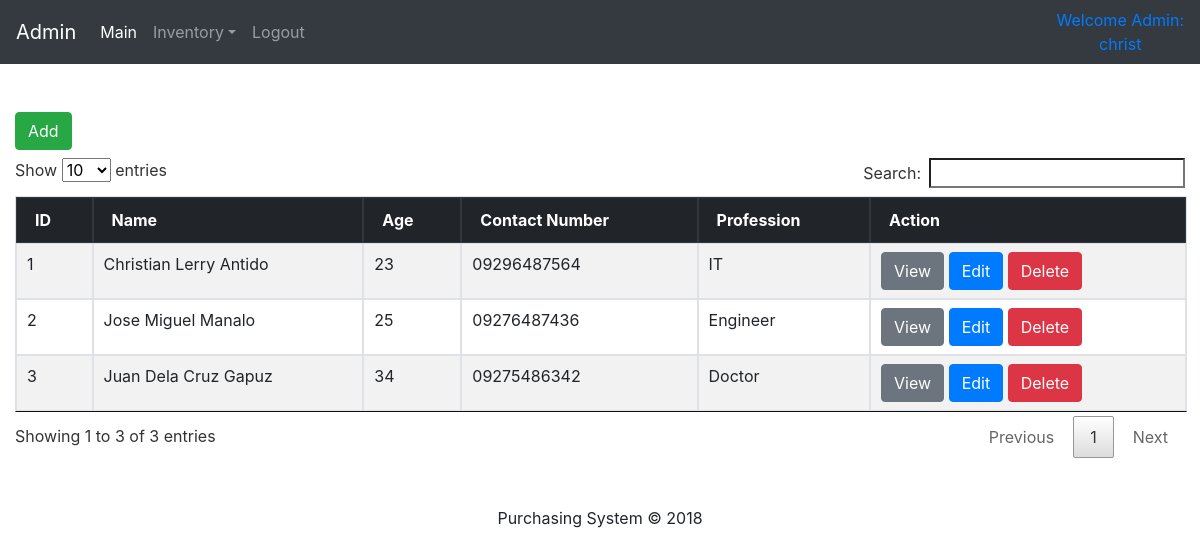
/admin/main.php?login=success (signed in), run on an earlier commit of the app's database.
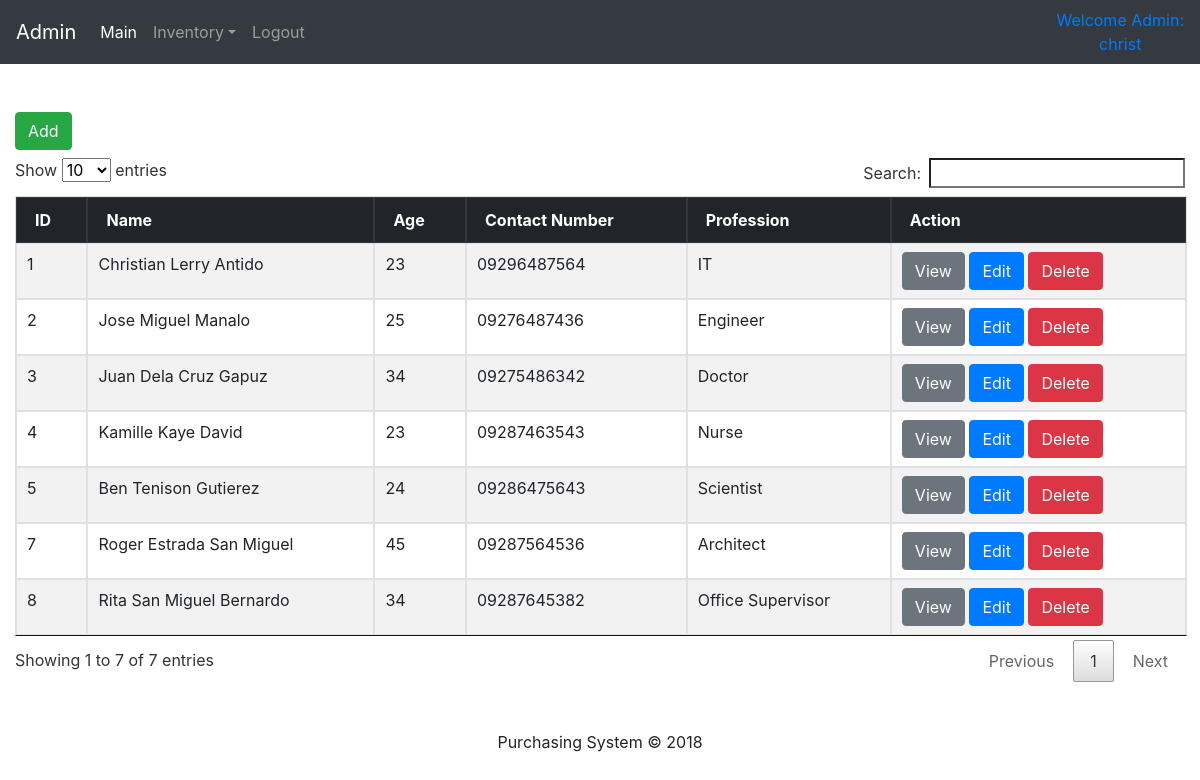
And on a later commit of the database.
### tables this page shows
CREATE TABLE `users` (
  `user_id` int(11) NOT NULL,
  `first_name` varchar(45) NOT NULL,
  `middle_name` varchar(45) DEFAULT NULL,
  `last_name` varchar(45) NOT NULL,
  `age` int(11) NOT NULL,
  `gender` varchar(45) NOT NULL,
  `contact_number` varchar(45) NOT NULL,
  `home_address` varchar(45) NOT NULL,
  `profession` varchar(45) NOT NULL,
  `createdDate` datetime DEFAULT NULL,
  `updatedDate` datetime DEFAULT NULL
);

### admin/main.php (the view, shortened to what this page needs)
<?php
	include '../db_connection/config.php';
?>
<!DOCTYPE html>
<html>
<head>
	<link rel="stylesheet" type="text/css" href="../assets/css/bootstrap.css">
	<link rel="stylesheet" type="text/css" href="../assets/css/style.css">
	<link rel="stylesheet" type="text/css" href="../assets/css/datatables.css">
</head>
<body>
	<header>
		<nav class="navbar navbar-expand-lg navbar-dark bg-dark">
			<a class="navbar-brand" href="main.php">Admin</a>
			<div class="collapse navbar-collapse">
				<ul class="navbar-nav">
					<li class="nav-item">
						<a class="nav-link active" href="main.php">Main</a>
					</li>
					<li class="nav-item dropdown">
						<a class="nav-link dropdown-toggle" href="#" id="inventoryDropdownMenuLink" data-toggle="dropdown">Inventory</a>
					</li>
					<li class="nav-item">
						<a class="nav-link" href="model/logout.php">Logout</a>
					</li>
				</ul>
			</div>
			<span class="text-primary">Welcome Admin: <br/><center><?php echo $_SESSION['user']; ?></center></span>
		</nav>
	</header>
	<main>
		<div class="container-fluid mt-5">
			<?php
				$sql = "SELECT * FROM users";
				$result = mysqli_query($conn, $sql);
			?>
			<a class="btn btn-success mb-2" data-toggle="modal" href="#addAccountModal">Add</a>
			<table class="table table-striped table-bordered" id="adminDashboardTable">
				<thead class="thead-dark">
					<tr>
						<th>ID</th>
						<th>Name</th>
						<th>Age</th>
						<th>Contact Number</th>
						<th>Profession</th>
						<th>Action</th>
					</tr>
				</thead>
				<tbody>
				<?php while($row = $result->fetch_assoc()){ ?>
					<tr>
						<td><?php echo $row['user_id']; ?></td>
						<td><?php echo $row['first_name'] .' '. $row['middle_name'] .' '. $row['last_name']; ?></td>
						<td><?php echo $row['age']; ?></td>
						<td><?php echo $row['contact_number']; ?></td>
						<td><?php echo $row['profession']; ?></td>
						<td>
							<a class="btn btn-secondary" data-toggle="modal" href="#viewModal" data-id="<?php echo $row['user_id']; ?>">View</a>
							<a class="btn btn-primary" href="edit_user.php?edit=<?php echo $row['user_id']; ?>">Edit</a>
							<a class="btn btn-danger" onclick="return confirm('Are you sure ?');" href="model/delete.php?delete=<?php echo $row['user_id']; ?>">Delete</a>
						</td>
					</tr>
				<?php } ?>
				</tbody>
			</table>
		</div>
	</main>
	<footer class="footer mt-5">
		<?php include '../includes/footer.php'; ?>
	</footer>
</body>
</html>

What changed in the data, as far as the page shows it:
added users: user_id "4", first_name "Kamille", middle_name "Kaye", last_name "David", age "23", contact_number "09287463543", profession "Nurse"
added users: user_id "5", first_name "Ben", middle_name "Tenison", last_name "Gutierez", age "24", contact_number "09286475643", profession "Scientist"
added users: user_id "7", first_name "Roger", middle_name "Estrada", last_name "San Miguel", age "45", contact_number "09287564536", profession "Architect"
added users: user_id "8", first_name "Rita", middle_name "San Miguel", last_name "Bernardo", age "34", contact_number "09287645382", profession "Office Supervisor"
Also different on the page:
text written by a page script: "Show entries Search: Showing 1 to 3 of 3 entries Previous 1 Next" → "Show entries Search: Showing 1 to 7 of 7 entries Previous 1 Next"
